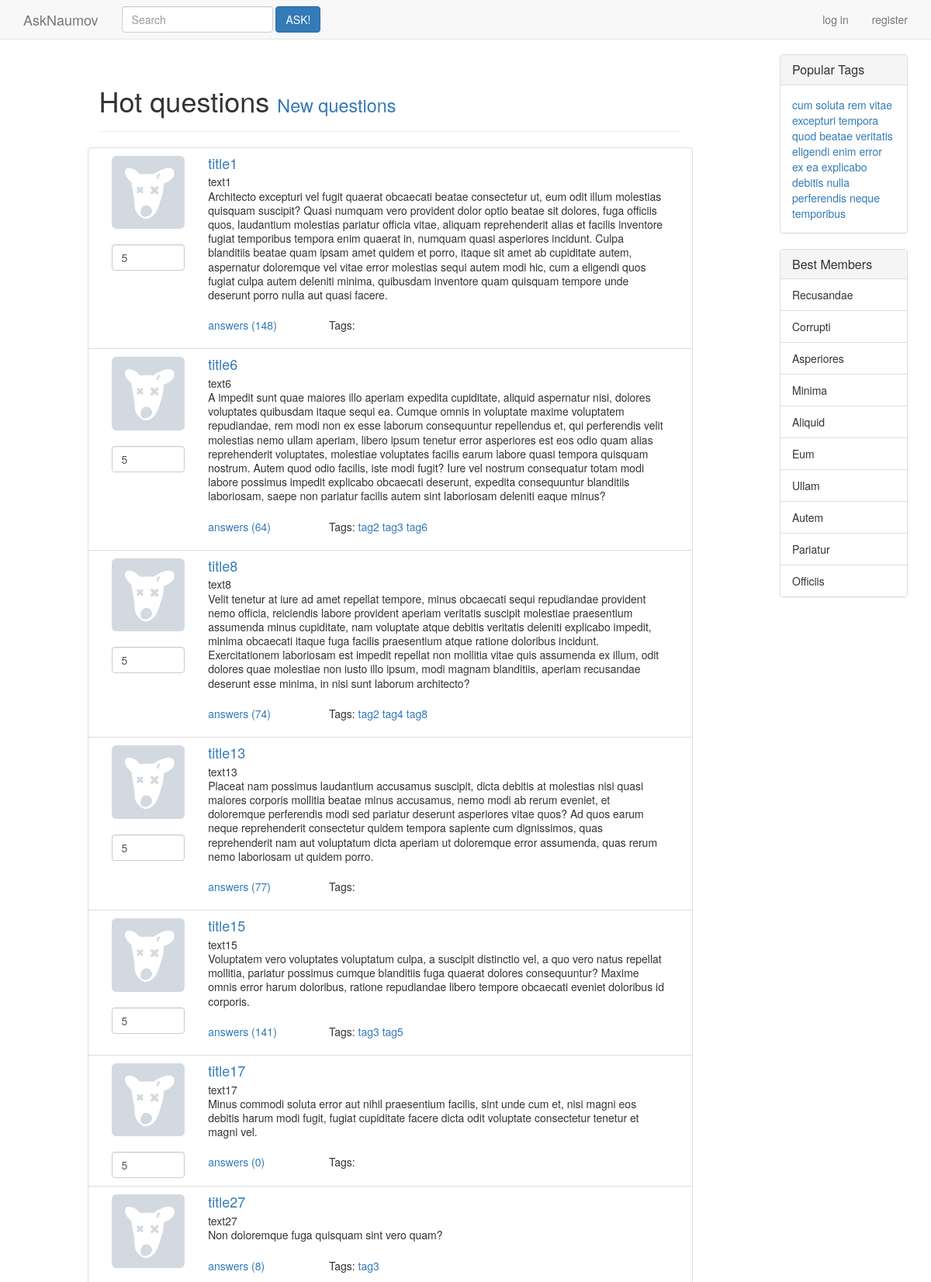
The app's page /hot (upper part) with its own data.
### ask/models.py (models this page shows, shortened)
class Question(models.Model):
    title = models.CharField(max_length=255)
    content = models.TextField()
    rating = models.IntegerField()
    creation_date = models.DateTimeField(auto_now_add=True)
    tags = models.ManyToManyField(Tag)
    objects = QuestionManager()

class Tag(models.Model):
    content = models.CharField(primary_key=True, max_length=10)

### ask/views.py (the view)
# urls.py: url(r'^hot$', views.hot, name='hot'),
def hot(request):
    questions = Question.objects.hot()
    context['questions'] =  paginate(questions, request, 20)
    for q in context['questions']: q.taglist = q.tags.all()
    context['header'] = 'hot'
    return render(request, './index.html', context)

### ask/models.py (called while the page is built)
    def hot(self):
        return self.order_by('-rating')

### ask/views.py (called while the page is built)
def paginate(objects_list, request, page_size):
    paginator = Paginator(objects_list, page_size)
    page = request.GET.get('page') if request.GET.get('page') else 1
    try:
        objects = paginator.page(page)
    except:
        objects = paginator.page(1)
    return objects

### templates/index.html (shortened to what this page needs)
{% extends './base.html' %}
{% block header %}
  <h1>
    {% if header == 'index' %}
      New questions
      <small><a href="{% url 'hot' %}">Hot questions</a></small>
    {% elif header == 'hot' %}
      Hot questions
      <small><a href="{% url 'index' %}">New questions</a></small>
    {% elif header == 'tag' %}
      Tagged questions
      <small>{{ tag }}</small>
    {% endif %}
  </h1>
{% endblock %}
{% block content %}
  <div class="list-group">
    {% for q in questions %}
      <div class="row list-group-item">
        <div class="col-sm-2">
          {% load static %}
          <img src="{% static "./img/avatar.jpg" %}" class="img-responsive img-rounded">
          <br>
          <input type="number" class="form-control" value="{{ q.rating }}">
        </div>
        <div class="col-sm-10">
          <h4 class="list-group-item-heading">
            <a href="{% url 'question' q.id %}">
              {{ q.title }}
            </a>
          </h4>
          <p class="list-group-item-text">
            {{ q.content }}<br>
            {% lorem 1 b random %}
          </p>
          <br>
          <div class="row">
            <p class="col-sm-3">
              <a href="{% url 'question' q.id %}">
                answers ({{ q.answer_set.count }})
              </a>
            </p>
            <p class="col-sm-9">
              Tags:
              {% for t in q.taglist %}
                <a href="{% url 'tag' t.content %}">
                  {{ t.content }}
                </a>
              {% endfor %}
            </p>
          </div>
        </div>
      </div>
    {% endfor %}
  </div>
{% endblock %}

### templates/base.html (shortened to what this page needs)
<!DOCTYPE html>
<html lang="ru">
  <head>
    {% load static %}
    <link href="{% static './css/bootstrap.min.css' %}" rel="stylesheet">
    {% load static %}
    <link href="{% static './css/style.css' %}" rel="stylesheet">
  </head>
<body>
  <nav class="navbar navbar-default navbar-fixed-top">
    <div class="container">
      <div class="navbar-header">
        <a class="navbar-brand" href="{% url 'index' %}">AskNaumov</a>
      </div>
      <div class="collapse navbar-collapse" id="bs-example-navbar-collapse-1">
        <form class="navbar-form navbar-left">
          <div class="form-group">
            <input type="text" class="form-control" placeholder="Search">
          </div>
          <button type="submit" class="btn btn-primary">ASK!</button>
        </form>
        <ul class="nav navbar-nav navbar-right">
          {% if user.is_authenticated %}
              {% load static %}
          {% else %}
            <li><a href="{% url 'login' %}">log in</a></li>
            <li><a href="{% url 'signup' %}">register</a></li>
          {% endif %}
        </ul>
      </div>
    </div>
  </nav>
  <main class="container">
    <div class="row">
      <div class="col-sm-offset-1 col-sm-8">
        <header class="page-header">
          {% block header %}
          {% endblock %}
        </header>
        <section>
          {% block content %}
          {% endblock %}
        </section>
      </div>
      <aside class="col-sm-offset-1 col-sm-2">
        <div class="panel panel-default">
          <div class="panel-heading"><h3 class="panel-title">Popular Tags</h3></div>
          <div class="panel-body">
            {% for t in toptags %}
              <a href="{% url 'tag' 'bender' %}">{% lorem 1 w random %}</a>
            {% endfor %}
          </div>
        </div>
        <div class="panel panel-default">
          <div class="panel-heading">
            <h3 class="panel-title">Best Members</h3>
          </div>
          <ul class="list-group">
            {% for u in topusers %}
              <li class="list-group-item text-capitalize">{% lorem 1 w random %}</li>
            {% endfor %}
          </ul>
        </div>
      </aside>
    </div>
  </main>
  {% load static %}
</body>
</html>

### records on screen
Question: rating "5", title "title1", content "text1", lorem "Architecto excepturi vel fugit quaerat obcaecati beatae consectetur ut, eum odit illum molestias quisquam suscipit? Quasi numquam vero provident dolor optio beatae sit dolores, fuga officiis quos, laudantium molestias pariatur officia vitae, aliquam reprehenderit alias et facilis inventore fugiat temporibus tempora enim quaerat in, numquam quasi asperiores incidunt. Culpa blanditiis beatae quam ipsam amet quidem et porro, itaque sit amet ab cupiditate autem, aspernatur doloremque vel vitae error molestias sequi autem modi hic, cum a eligendi quos fugiat culpa autem deleniti minima, quibusdam inventore quam quisquam tempore unde deserunt porro nulla aut quasi facere.", answer_set.count "148"
Question: rating "5", title "title6", content "text6", lorem "A impedit sunt quae maiores illo aperiam expedita cupiditate, aliquid aspernatur nisi, dolores voluptates quibusdam itaque sequi ea. Cumque omnis in voluptate maxime voluptatem repudiandae, rem modi non ex esse laborum consequuntur repellendus et, qui perferendis velit molestias nemo ullam aperiam, libero ipsum tenetur error asperiores est eos odio quam alias reprehenderit voluptates, molestiae voluptates facilis earum labore quasi tempora quisquam nostrum. Autem quod odio facilis, iste modi fugit? Iure vel nostrum consequatur totam modi labore possimus impedit explicabo obcaecati deserunt, expedita consequuntur blanditiis laboriosam, saepe non pariatur facilis autem sint laboriosam…", answer_set.count "64"
Tag: content "tag2"
Tag: content "tag3"
Tag: content "tag6"
Question: rating "5", title "title8", content "text8", lorem "Velit tenetur at iure ad amet repellat tempore, minus obcaecati sequi repudiandae provident nemo officia, reiciendis labore provident aperiam veritatis suscipit molestiae praesentium assumenda minus cupiditate, nam voluptate atque debitis veritatis deleniti explicabo impedit, minima obcaecati itaque fuga facilis praesentium atque ratione doloribus incidunt. Exercitationem laboriosam est impedit repellat non mollitia vitae quis assumenda ex illum, odit dolores quae molestiae non iusto illo ipsum, modi magnam blanditiis, aperiam recusandae deserunt esse minima, in nisi sunt laborum architecto?", answer_set.count "74"
Tag: content "tag4"
Tag: content "tag8"
Question: rating "5", title "title13", content "text13", lorem "Placeat nam possimus laudantium accusamus suscipit, dicta debitis at molestias nisi quasi maiores corporis mollitia beatae minus accusamus, nemo modi ab rerum eveniet, et doloremque perferendis modi sed pariatur deserunt asperiores vitae quos? Ad quos earum neque reprehenderit consectetur quidem tempora sapiente cum dignissimos, quas reprehenderit nam aut voluptatum dicta aperiam ut doloremque error assumenda, quas rerum nemo laboriosam ut quidem porro.", answer_set.count "77"
Question: rating "5", title "title15", content "text15", lorem "Voluptatem vero voluptates voluptatum culpa, a suscipit distinctio vel, a quo vero natus repellat mollitia, pariatur possimus cumque blanditiis fuga quaerat dolores consequuntur? Maxime omnis error harum doloribus, ratione repudiandae libero tempore obcaecati eveniet doloribus id corporis.", answer_set.count "141"
Tag: content "tag5"
Question: rating "5", title "title17", content "text17", lorem "Minus commodi soluta error aut nihil praesentium facilis, sint unde cum et, nisi magni eos debitis harum modi fugit, fugiat cupiditate facere dicta odit voluptate consectetur tenetur et magni vel.", answer_set.count "0"
Question: title "title27", content "text27", lorem "Non doloremque fuga quisquam sint vero quam?", answer_set.count "8"
